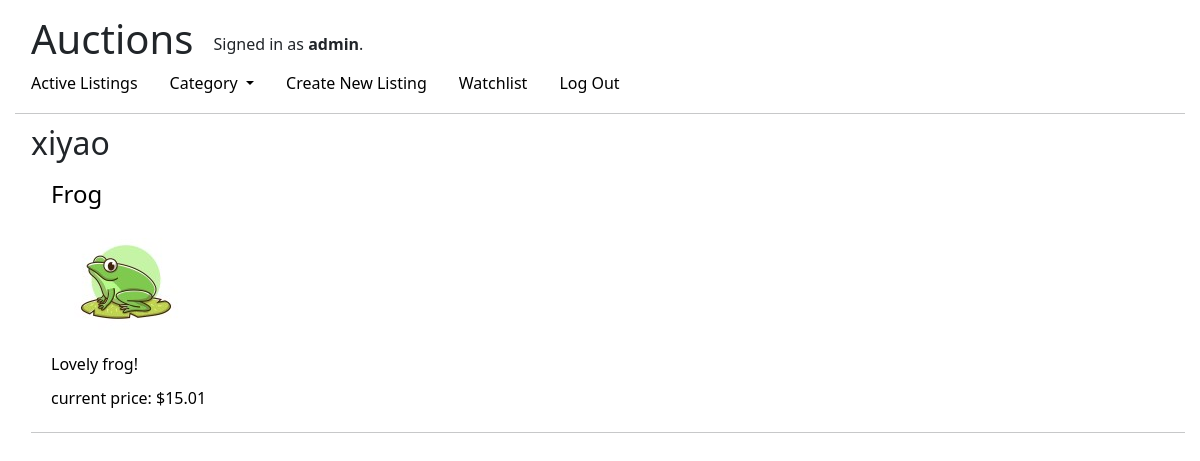
Screenshot of /user_page/1 (signed in) with the database file from the repository.
### auctions/models.py (models this page shows, shortened)
class User(AbstractUser):
    pass
    watchlist = models.ManyToManyField('AuctionListing', related_name="watchers", null=True, blank=True)

class AuctionListing(models.Model):
    owner = models.ForeignKey(User, on_delete=models.CASCADE, related_name="listings")
    title = models.CharField(max_length=64)
    description = models.CharField(max_length=500)
    image = models.ImageField(upload_to="auctions", null=True, blank=True)
    comments = models.ManyToManyField(Comment, related_name="listing", null=True, blank=True)
    starting_bid = models.DecimalField(decimal_places=2, max_digits=6)
    active = models.BooleanField(default=True)
    categories = models.ManyToManyField(Category, related_name="listings")

class Bid(models.Model):
    bid_maker = models.ForeignKey(User, on_delete=models.CASCADE, related_name="bids")
    listing = models.ForeignKey(AuctionListing, on_delete=models.CASCADE, related_name="bids")
    price = models.DecimalField(decimal_places=2, max_digits=7)

### auctions/views.py (the view)
# urls.py: path("user_page/<str:id>", views.user_page, name="user_page")
def user_page(request, id):
    if User.objects.filter(id=id).exists():
        user = User.objects.get(id=id)
    listings = user.listings.all()
    new_listings = get_listing_set(listings)
    return render(request, "auctions/index.html", {
        "title": user.username,
        "listings": new_listings
    })

### auctions/helper.py (called while the page is built)
def get_listing_set(listings):
    new_listings = []
    for i in range(len(listings)):
        listing = listings[i]
        bid_num = listing.bids.count()
        if bid_num == 0:
            highest_bid = listing.starting_bid
        else:
            highest_bid = listing.bids.order_by("-price").first().price
        new_listings.append({
            "listing": listing,
            "highest_bid": highest_bid
        })
    return new_listings

### auctions/templates/auctions/index.html (shortened to what this page needs)
{% extends "auctions/layout.html" %}
{% block body %}
    <h2>{{ title }}</h2>
    {% for listing_set in listings %}
        <a href="{% url 'listing' id=listing_set.listing.id %}">
            <div>
            <h4>
                {{ listing_set.listing.title }}
            </h4>
            {% if listing_set.listing.image %}
                <img src="{{ listing_set.listing.image.url }}" alt="{{ listing_set.listing.title }}">
            {% endif %}
            <div>
                {{ listing_set.listing.description }}
            </div>
            <div>
                current price: ${{ listing_set.highest_bid }}
            </div>
            </div>
        </a>
        <hr>
    {% endfor %}
{% endblock %}

### auctions/templates/auctions/layout.html (shortened to what this page needs)
{% load static %}
<!DOCTYPE html>
<html lang="en">
    <head>
        <link href="{% static 'auctions/styles.css' %}" rel="stylesheet">
        <link rel="stylesheet" href="https://stackpath.bootstrapcdn.com/bootstrap/4.4.1/css/bootstrap.min.css">
        <link href="https://cdn.jsdelivr.net/npm/bootstrap@5.0.2/dist/css/bootstrap.min.css" rel="stylesheet">
    </head>
    <body>
        <div id="header">
            <h1>Auctions</h1>
            <div id="signin-info">
                {% if user.is_authenticated %}
                    Signed in as <strong>{{ user.username }}</strong>.
                {% else %}
                    Not signed in.
                {% endif %}
            </div>
        </div>
        <ul class="nav">
            <li class="nav-item">
                <a class="nav-link" href="{% url 'index' %}">Active Listings</a>
            </li>
            <li class="nav-item dropdown">
                <a class="nav-link dropdown-toggle" href="#" id="navbarDarkDropdownMenuLink" role="button" data-bs-toggle="dropdown" aria-expanded="false">
                  Category
                </a>
            </li>
            {% if user.is_authenticated %}
                <li class="nav-item">
                    <a class="nav-link" href="{% url 'create' %}">Create New Listing</a>
                </li>
                <li class="nav-item">
                    <a class="nav-link" href="{% url 'watchlist' %}">Watchlist</a>
                </li>
                <li class="nav-item">
                    <a class="nav-link" href="{% url 'logout' %}">Log Out</a>
                </li>
            {% endif %}
        </ul>
        <hr>
        <div id="content">
            {% block body %}
            {% endblock %}
        </div>
    </body>
</html>

### auctions/static/auctions/styles.css (style rules this page uses)
body { padding: 15px; }
body > div#content { padding-left: 1rem; }
body > hr { margin-top: 10px; margin-bottom: 10px; }
body > ul > li > a.nav-link { color: black; }
#header { padding-left: 1rem; padding-right: 1rem; }
#header > div { height:44px; line-height: 55px; display: inline-block; padding-left: 1rem; padding-right: 1rem; vertical-align:middle; }
#header > h1 { vertical-align: middle; display: inline; }
#content a { color: black; text-decoration: none; }
#content a h4 { padding-top: 5px; padding-left: 10px; }
#content a div { padding-left: 10px; padding-bottom: 5px; padding-top: 5px; }
#content a img { margin-left: 25px; margin-top: 5px; margin-bottom: 5px; max-width: 300px; max-height: auto; border-radius: 5px 5px; }
#content > hr { margin-top: 12px; margin-bottom: 12px; }

### rows the page displays
User: username "admin"
User: username "xiyao"
AuctionListing: listing "Frog", listing.image (picture), listing.description "Lovely frog!", highest_bid "15.01"
